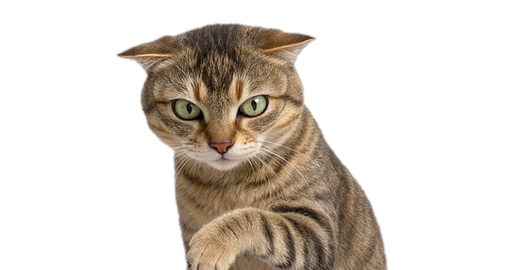
#> input picture assets/pets/pet001/layers/act-bump__head.png, 512 x 270 px, given in place of daze.png, which was not available
$ python make_cat_tiles.py
#> lines starting #> are read from the running program, lines starting #| are printed output that depends on the picture
# 生成「喵了个喵」的方形小猫牌面：挑她最有趣的 8 张表情。
# 有头部裁切层的直接用；没有的（daze/wink/tilt 这类整张新脸）按 split_pet_head.py
# 同一取景（上 50% + 14px 羽化）现裁一份，保证所有牌面机位一致。
# 所有类型共用同一个取景窗（边长 = 最宽那张脸的 bbox 宽），水平按各自 bbox 中心对齐，
# 垂直统一留白，输出 256x256 透明底 PNG。
from PIL import Image
import os

SRC = "assets/pets/pet001"
LAYERS = SRC + "/layers"
DST = SRC + "/tiles"
NAMES = ["daze", "wink", "tilt", "laugh", "yawn", "eat-meow", "scared", "surprise"]

RATIO = 0.50
FEATHER = 14


def head_of(name):
#> called with name = 'daze'
    layered = f"{LAYERS}/{name}__head.png"
    if os.path.exists(layered):
        return Image.open(layered).convert("RGBA")
    im = Image.open(f"{SRC}/{name}.png").convert("RGBA")
#> im is the input picture: PIL image 512x270 RGBA; mean R, G, B, A 43.2, 36, 28.3, 77.9
    w, h = im.size
#> w = 512; h = 270
    cut = int(round(h * RATIO))
#> cut = 135
    head = im.crop((0, 0, w, cut + FEATHER))
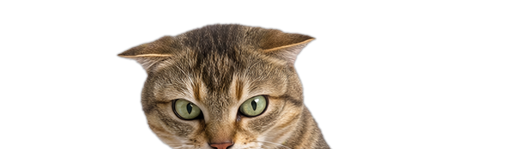
#> head: PIL image 512x149 RGBA; mean R, G, B, A 35, 28.9, 22.4, 64.8; transparent parts drawn white
    alpha = head.getchannel("A")
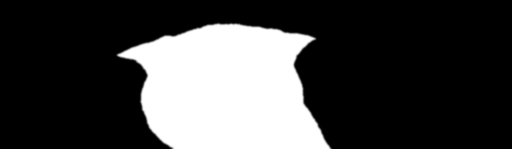
#> alpha: PIL image 512x149 L; min 0, max 255, mean 64.8
    px = alpha.load()
    for y in range(cut, cut + FEATHER):
        k = 1 - (y - cut) / float(FEATHER)
        for x in range(w):
            px[x, y] = int(px[x, y] * k)
    return head


os.makedirs(DST, exist_ok=True)

boxes = {}
for n in NAMES:
    im = head_of(n)
    boxes[n] = (im, im.getbbox())
#> pass 2 of the loop `for n in NAMES:`:
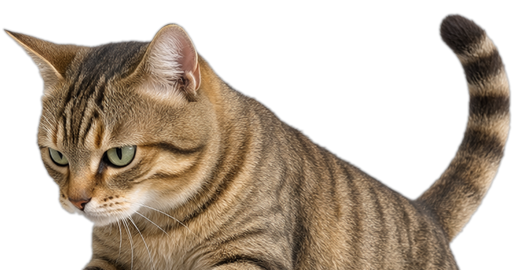
#> input picture assets/pets/pet001/layers/act-jump__head.png, 512 x 270 px, given in place of wink.png, which was not available
#> in head_of, im is the input picture: PIL image 512x270 RGBA; mean R, G, B, A 76.3, 63.1, 48.8, 137.4
#> in head_of (call 2), `head = im.crop((0, 0, w, cut + FEATHER))`:
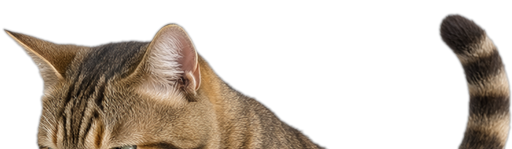
#> head: PIL image 512x149 RGBA; mean R, G, B, A 51.4, 42.3, 33.1, 97; transparent parts drawn white
#> in head_of (call 2), `alpha = head.getchannel("A")`:
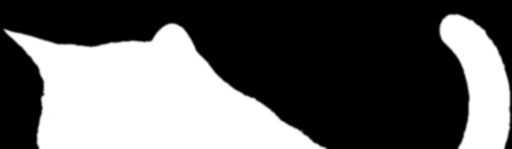
#> alpha: PIL image 512x149 L; min 0, max 255, mean 97
#> (the run stopped early here; a loop or call above may not have finished)
